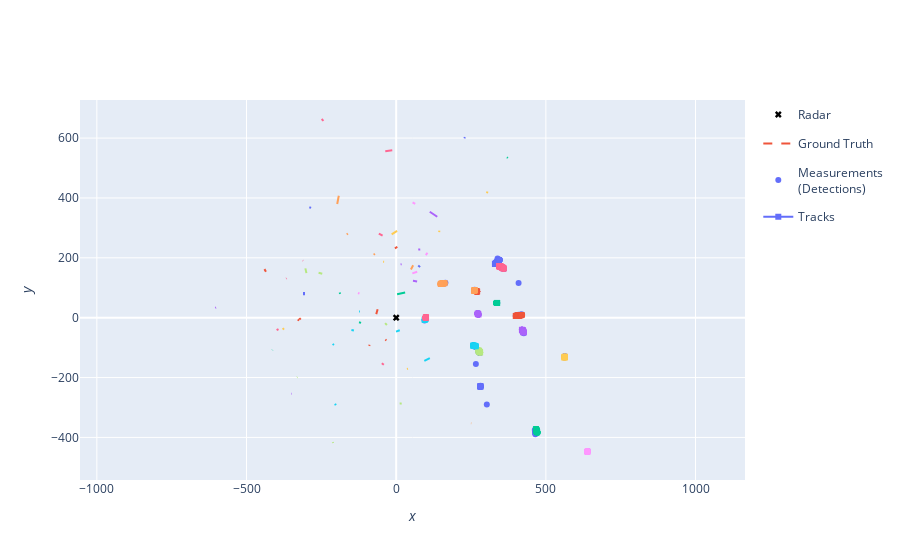

The notebook cell this image was saved under:
### Markdown cell above
## Plot simulation results

### Code cell
from stonesoup.plotter import Plotterly

plotter = Plotterly()
plotter.plot_sensors(radar, "Radar")
plotter.plot_ground_truths(all_truths, [0, 2])
plotter.plot_measurements(all_measurements, [0, 2])
plotter.plot_tracks(all_tracks, [0,2])

plotter.fig
